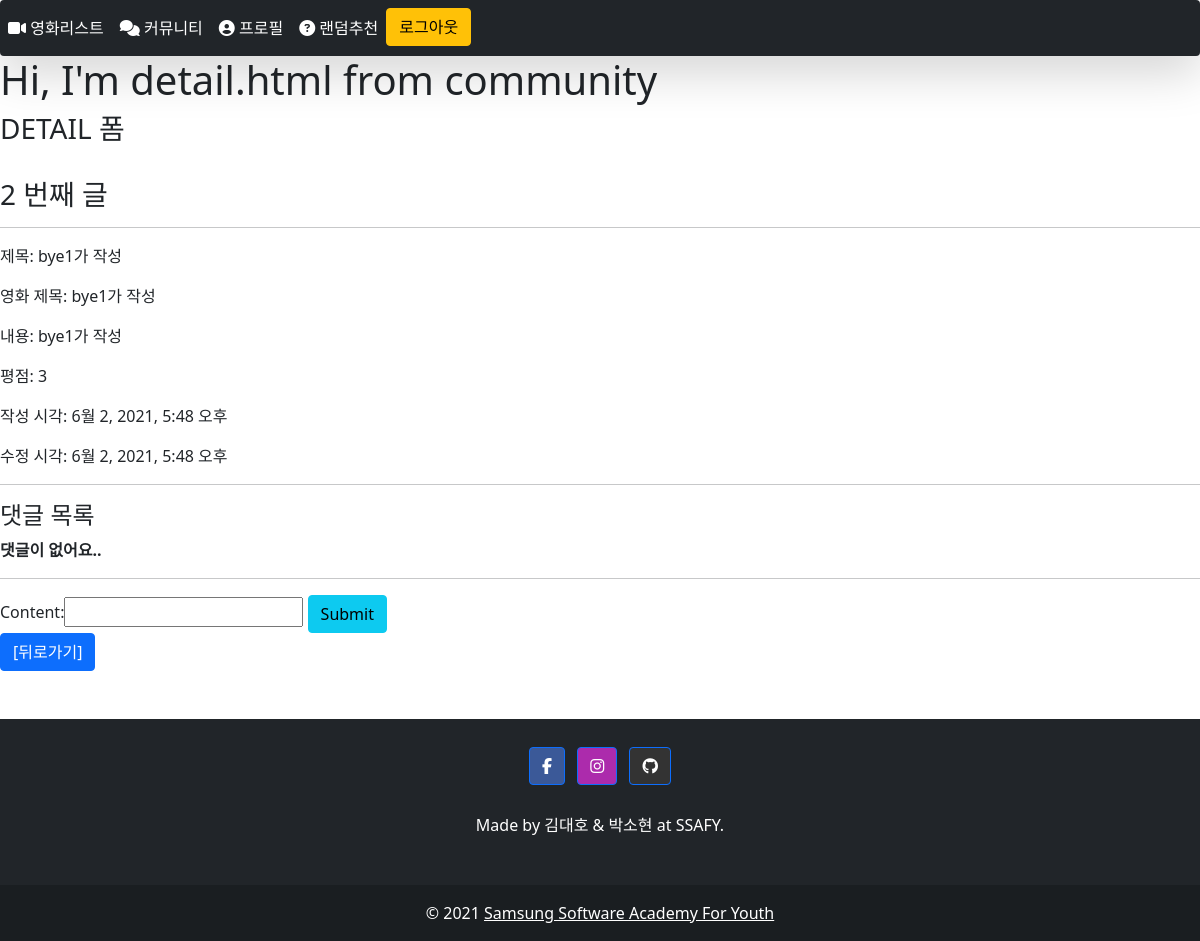
The page /community/2/ (signed in) on the database its author committed.
### community/models.py (models this page shows)
class Review(models.Model):
    title = models.CharField(max_length=100)
    movie_title = models.CharField(max_length=50)
    rank = models.IntegerField()
    content = models.TextField()
    created_at = models.DateTimeField(auto_now_add=True)
    updated_at = models.DateTimeField(auto_now=True)
    user = models.ForeignKey(settings.AUTH_USER_MODEL, on_delete=models.CASCADE)
    like_users = models.ManyToManyField(settings.AUTH_USER_MODEL, related_name='like_reviews')

### community/views.py (the view)
# urls.py: path('<int:review_pk>/', views.detail, name='detail'),
@require_GET
def detail(request, review_pk):
    review = get_object_or_404(Review, pk=review_pk)
    comments = review.comment_set.all()
    comment_form = CommentForm()
    context = {
        'review': review,
        'comment_form': comment_form,
        'comments': comments,
    }
    return render(request, 'community/detail.html', context)

### community/forms.py
class CommentForm(forms.ModelForm):
    class Meta:
        model = Comment
        exclude = ['review', 'user']

### community/templates/community/detail.html (shortened to what this page needs)
{% extends 'base.html' %}
{% block content %}
<h1>Hi, I'm detail.html from community</h1>
  <h3>DETAIL 폼</h3>
  <br>
  <h3>{{ review.pk }} 번째 글</h3>
  <hr>
  <p>제목: {{ review.title }}</p>
  <p>영화 제목: {{ review.movie_title }}</p>
  <p>내용: {{ review.content }}</p>
  <p>평점: {{ review.rank }}</p>
  <p>작성 시각: {{ review.created_at }}</p>
  <p>수정 시각: {{ review.updated_at }}</p>
  <hr>
  <h4>댓글 목록</h4>
  {% for comment in comments %}
    <div>
      {{ comment.user }} - {{ comment.content }} - {{ comment.created_at }}
      {% if request.user == comment.user %}
        <form action="{% url 'community:delete_comment' review.pk comment.pk %}" method="POST" class="d-inline">
          {% csrf_token %}
          <input class="btn btn-warning" type="submit" value="DELETE">
        </form>
      {% endif %}
    </div>
  {% empty %}
    <p><b>댓글이 없어요..</b></p>
  {% endfor %}
  <hr>
  {% if request.user.is_authenticated %}
    <form action="{% url 'community:create_comment' review.pk %}" method="POST">
      {{ comment_form }}
      <input class="btn btn-info" type="submit">
    </form>
  {% else %}
    <a href="{% url 'accounts:login' %}">[댓글을 작성하려면 로그인하세요.]</a>
  {% endif %}
  <a class="btn btn-primary" href="{% url 'community:index' %}">[뒤로가기]</a>
{% endblock  %}

### rows shown on the page
Review: pk "2", title "bye1가 작성", movie_title "bye1가 작성", content "bye1가 작성", rank "3", created_at "6월 2, 2021, 5:48 오후", updated_at "6월 2, 2021, 5:48 오후"
